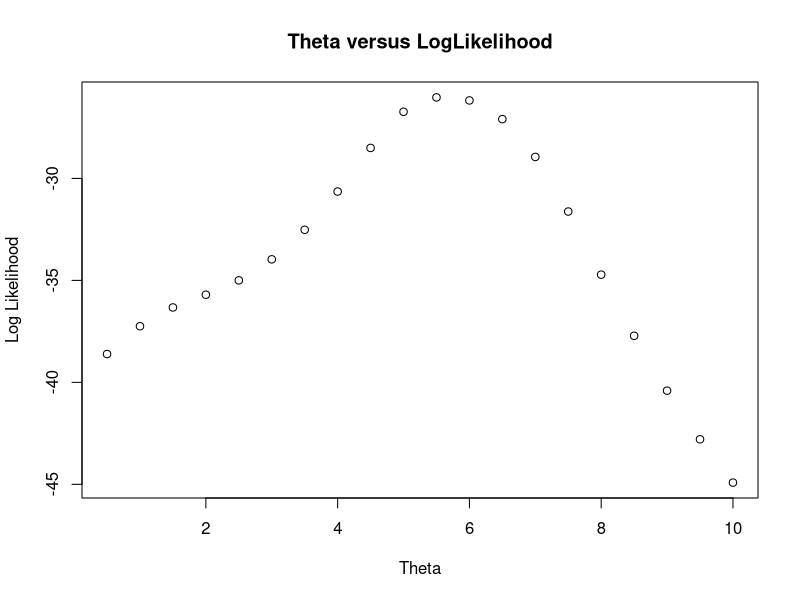
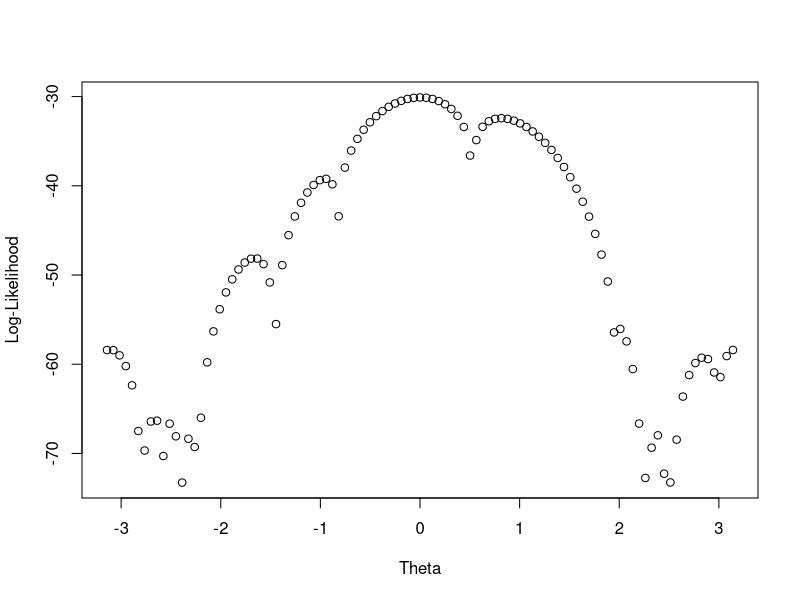
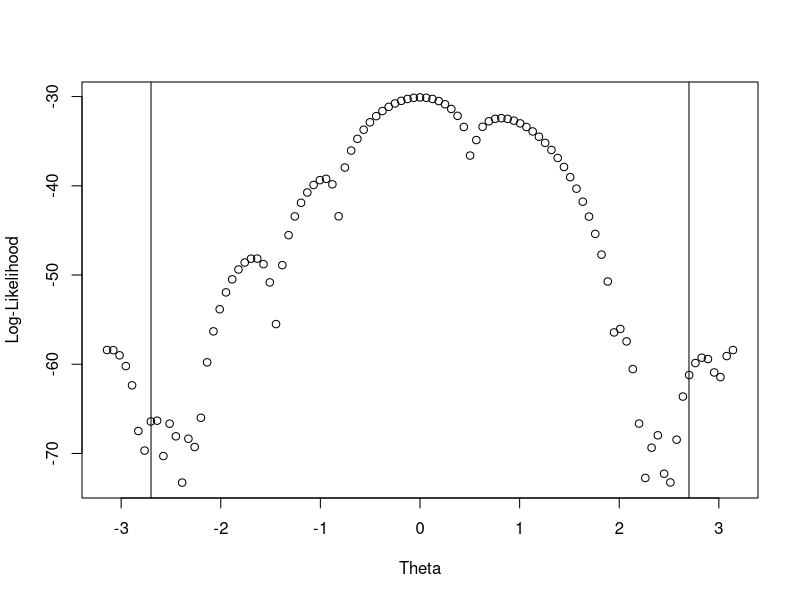

The R script that drew these images, in order:
## ---- chunk 1
options(digits=20)
## ---- chunk 2
set.seed(909)

sampl<-rcauchy(10,location=5, scale=1) #scale is 1 for this problem


loglikCauchy <- function(x,theta, n=10){
  #x is a vector of values 
  part <- sum(log(1+(theta - x)^2))
  -n*log(pi) - part
}
theta.set <- seq(0.5,10, by=.5)
y <- rep(0,20)

for(i in 1:20){
  y[i] <- loglikCauchy(sampl, i/2)
}
theta.set <- c(theta.set)
plot(theta.set, y, xlab= "Theta", ylab = "Log Likelihood", main= "Theta versus LogLikelihood")
## ---- chunk 3
#loglik function
loglikCauchy <- function(x){
  part <- sum(log(1+(x - sampl)^2))
  -10*log(pi) - part
}
#first derivative of loglik
l2.c <- function(t){
  -2*sum( (t-sampl)/ (1 + (t -sampl) ^2) )
}

#root via newton-taphson
uniroot(l2.c, c(-10,30))
## ---- chunk 4
# second derivative of loglik
l3 <- function(x){
  -2*sum( ( (1 -(x-sampl)^2) / ((1+(x-sampl)^2)^2)))
}

#process
x=-10
for(i in 1:1000){
  x <- x + (l2.c(x))/(l3(x))
}
x


## ---- chunk 5
#Univariate Options
g1 <-function(t){
  1*l2.c(t) + t
}
g2 <-function(t){
  .64*l2.c(t) + t
}
g3 <-function(t){
  .25*l2.c(t) + t
}

#a=1
t=5
for(i in 1:100){
   t<-g1(t)
}
t

#a=.64
t=5
for(i in 1:100){
   t<-g2(t)
}
t

#a=.25
t=5
for(i in 1:100){
   t<-g3(t)
}
t
## ---- chunk 6
x=-10
M = l3(5)
for(i in 1:100){
  x <- x - (l2.c(x))/M
}
x
## ---- chunk 7
#MLE via fisher scoring
x=-10
M= -(10/2)
for(i in 1:100){
  x <- x - (l2.c(x))/M
}
x


#MLE further refined via Newton-Raphson without hessian using M=l''(x)
for(i in 1:100){
  x <- x- (l2.c(x))/(l3(x))
}
x
## ---- chunk 8
x <- c(3.91, 4.85, 2.28, 4.06, 3.70, 4.04, 5.46, 3.53, 2.28, 1.96,2.53, 3.88, 2.22, 3.47, 4.82, 2.46, 2.99, 2.54, 0.52)
n = length(x)
fn <- function(t){
  (1-cos(x-t))/(2*pi)
}

## ---- chunk 9
ll <-function(t){
  sum(log( 1-cos(x-t))) - (n*log(2*pi))
}
set <- c(seq(-pi, pi, by=0.062831853071795862))
lly <- rep(0,101)
for(i in 1:101){
  
  lly[i] <- ll(set[i])
}

plot(set, lly, xlab = "Theta", ylab="Log-Likelihood", )
## ---- chunk 10
xbar <- mean(x)
t.mom = asin(xbar - pi)
t.mom
## ---- chunk 11
ll1 <-function(t){
  sum(((sin(x-t)) / (1- cos(x-t))))
}

ll2 <- function(t){
  sum( ( -(sin(x-t)^2) +(cos(x-t))^2 -(cos(x-t)))/((cos(x-t)-1)^2))
}
#newton-raphson with fixed point l''(tmom) by hand
tnew <- t.mom
for (i in 1:20){
  tnew <- tnew - ((ll1(tnew))/ ll2(tnew))
}
tnew

#using general optim
optim(t.mom,ll)$par
## ---- chunk 12
#at -2.7
optim(-2.7, ll)$par
#at 2.7
optim(2.7,ll)$par
## ---- chunk 13
plot(set, lly, xlab = "Theta", ylab="Log-Likelihood", )
abline(v=2.7)
abline(v=-2.7)
## ---- chunk 14
range <- seq(-pi, pi, length.out= 200)
range <- c(range)

input <- range
output<- rep(0,200)
for(i in 1:200){
  temp <- input[i]
  output[i] <- optim(temp,ll)$par
}
dat <-cbind(input,output)
dat <- as.data.frame(dat)
options(digits=5)
dat$round <- round(dat$output,digits=3)
dat$group <- factor(dat$round)
levels(dat$group)
levels(dat$group) <- 1:23
dat
